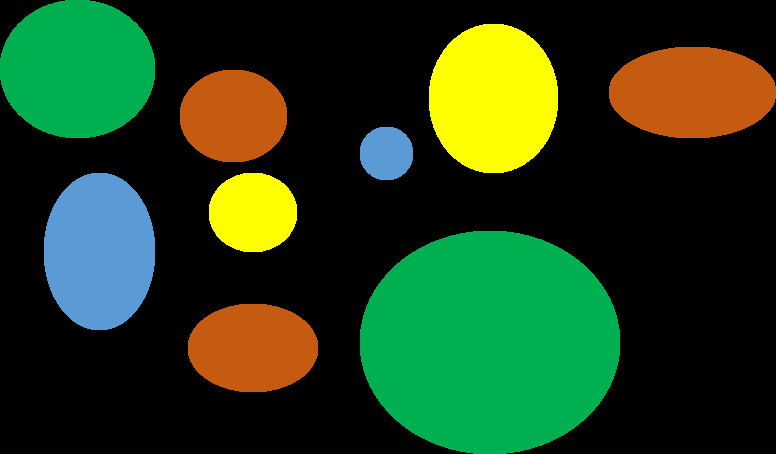
#> input picture bolasDiferentesMedidas.png, 776 x 454 px
$ python bolaMasGrande.py
#> lines starting #> are read from the running program, lines starting #| are printed output that depends on the picture; after the words box and inside, x2 and y2 are one past the last pixel; in counts of white or black regions, pixels touching at a corner belong together
import cv2
import numpy as np

amarillo = 30
marron = 12
azul = 104
verde = 74

img = cv2.imread ('bolasDiferentesMedidas.png')
#> img is the input picture: shape (454, 776, 3); mean B, G, R 25.5, 61.1, 35.6
img = cv2.resize(img, (720,480))
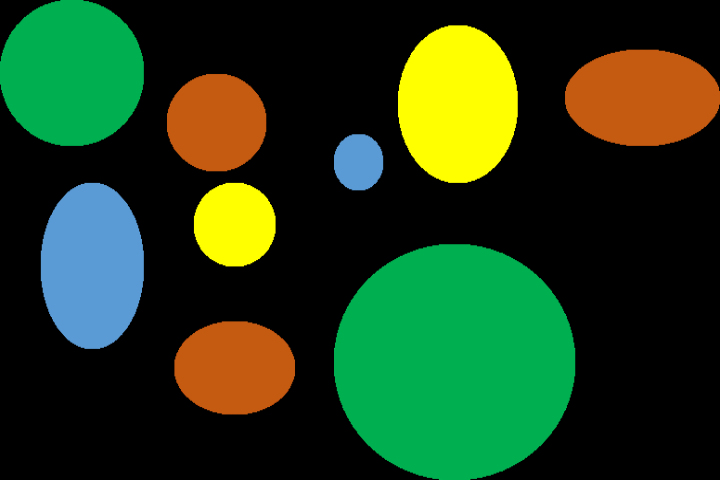
#> img: shape (480, 720, 3); mean B, G, R 25.5, 61.1, 35.6

hsv = cv2.cvtColor(img, cv2.COLOR_BGR2HSV)
#> hsv: shape (480, 720, 3); mean H, S, V 21.1, 88.1, 72.6


lower = np.array ([amarillo -2,100,100])
upper = np.array ([amarillo + 2,255,255])
mask = cv2.inRange (hsv,lower,upper)
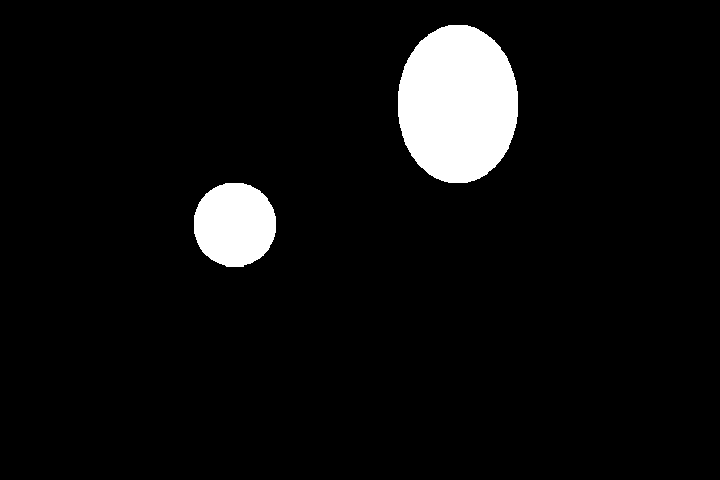
#> mask: shape (480, 720); 6% white; 2 white regions, box (x1, y1, x2, y2) and area: (398, 25, 518, 183) 15073, (194, 183, 276, 267) 5492
kernel = np.ones((5,5), np.uint8)
erosion = cv2.erode (mask, kernel, iterations = 2)
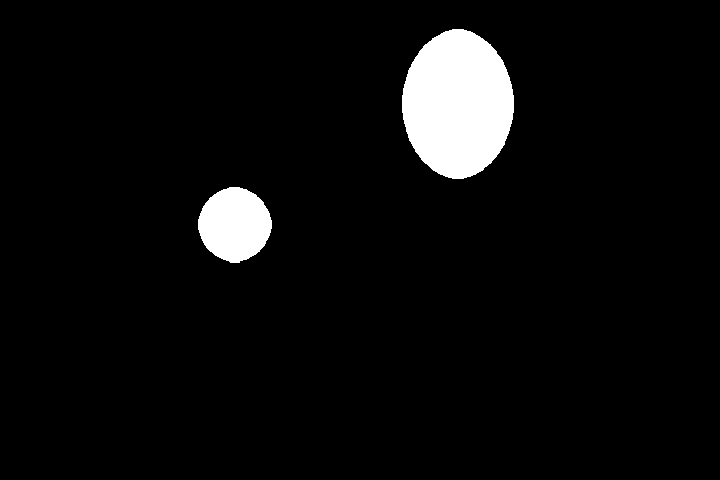
#> erosion: shape (480, 720); 5% white; 2 white regions, box (x1, y1, x2, y2) and area: (402, 29, 514, 179) 12913, (198, 187, 272, 263) 4228
erosion_dilate = cv2.dilate (erosion, kernel, iterations = 3)
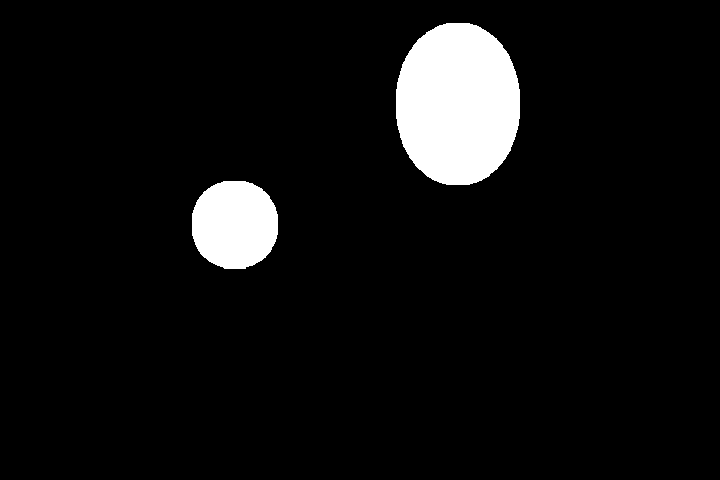
#> erosion_dilate: shape (480, 720); 6.5% white; 2 white regions
contours, hierarchy = cv2.findContours (erosion_dilate, cv2.RETR_TREE, cv2.CHAIN_APPROX_SIMPLE)
#> contours = 2 contours; box (x1, y1, x2, y2) and area: (396, 23, 520, 185) 15991, (192, 181, 278, 269) 6044
if len(contours) > 0:
    mayor = max(contours, key=cv2.contourArea)
#> mayor = contour of 192 points, box (x1, y1, x2, y2) (396, 23, 520, 185), area 15991


res = cv2.drawContours (img, [mayor], -1, (0,255,0),3)


cv2.imshow ("res", res)

cv2.waitKey(0)
